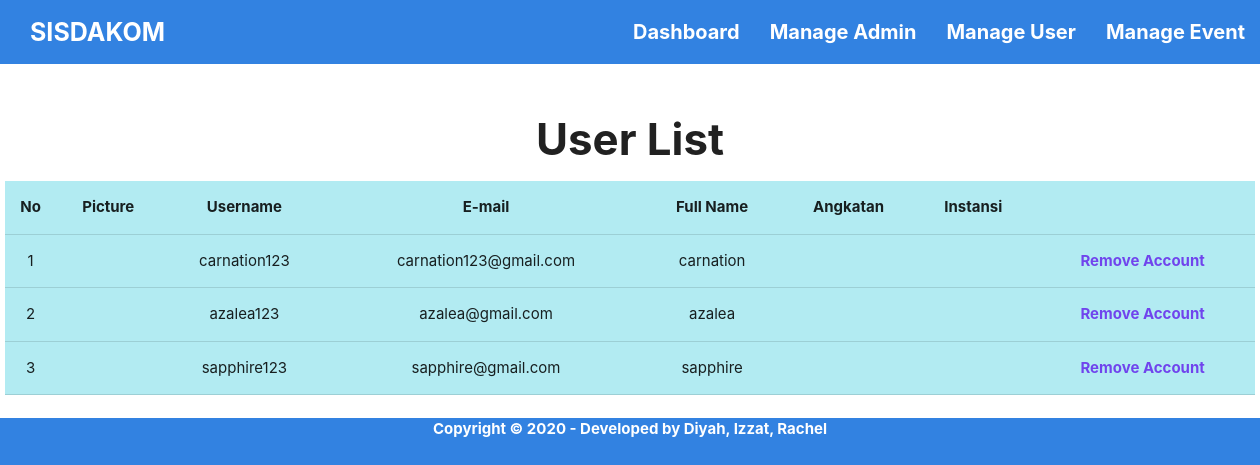
/templates/admin-userlist.php (signed in), run on the app's committed database.
### tables this page shows
CREATE TABLE `user` (
  `id_user` int(11) NOT NULL,
  `user_username` varchar(50) NOT NULL,
  `user_email` varchar(100) NOT NULL,
  `full_name` varchar(100) NOT NULL,
  `instansi` varchar(75) NOT NULL,
  `angkatan` varchar(4) NOT NULL,
  `user_picture` blob NOT NULL,
  `user_password` varchar(300) NOT NULL,
  `phone_number` varchar(15) NOT NULL
);

### templates/functions2.php (called while the page is built, shortened)
<?php
$conn = mysqli_connect("localhost","root","","sisdakom");
function query($query) {
    global $conn;
    $result = mysqli_query($conn, $query);
    $rows = [];
    while( $row = mysqli_fetch_assoc($result) ){
        $rows[] = $row;
    }
    return $rows;
}
?>

### templates/admin-userlist.php (the view, shortened to what this page needs)
<?php
require 'functions2.php';
$users = query("SELECT * FROM user");
?>
<!DOCTYPE html>
<html lang="en">
<head>
    <link rel="stylesheet" href="../static/css/main.css">
    <link rel="stylesheet" href="../static/css//materialize.css">
</head>
<body class="blue">
    <nav class="blue">
        <div class="nav-wrapper">
            <a href="#" class="brand-logo white-text" style="font-size: 25px;"><b>SISDAKOM</b></a>
            <ul id="nav-mobile" class="right hide-on-med-and-down">
                <li><a href="admin-dashboard.php" class="white-text" style="font-size: 20px;"><b>Dashboard</b></a></li>
                <li><a href="admin-list.php" class="white-text" style="font-size: 20px;"><b>Manage Admin</b></a></li>
                <li><a href="admin-userlist.php" class="white-text" style="font-size: 20px;"><b>Manage User</b></a></li>
                <li><a href="admin-manage-event.php" class="white-text" style="font-size: 20px;"><b>Manage Event</b></a></li>
            </ul>
        </div>
    </nav>
    <main class="white">
        <br>
        <div class="container">
            <h3><center><b> User List</b></center></h3>
        </div>
        <center>
        <table class="cyan lighten-4 responsive-table centered" style="width: 1250px;">
            <thead>
              <tr>
                  <th>No</th>
                  <th>Picture</th>
                  <th>Username</th>
                  <th>E-mail</th>
                  <th>Full Name</th>
                  <th>Angkatan</th>
                  <th>Instansi</th>
                  <th></th>
              </tr>
            </thead>
            <tbody>
            <?php $i = 1; ?>
            <?php foreach($users as $row) : ?>
              <tr>
                <td><?= $i; ?></td>
                <td> </td>
                <td><?= $row["user_username"]; ?></td>
                <td><?= $row["user_email"]; ?></td>
                <td><?= $row["full_name"]; ?></td>
                <td><?= $row["angkatan"]; ?></td>
                <td><?= $row["instansi"]; ?></td>
                <td><a class="purple-text" href="#"><b>Remove Account</b></a></td>
              </tr>
            <?php $i++; ?>
            <?php endforeach; ?>
            </tbody>
        </table>
        </center>
        <br>
    </main>
    <footer class="footer-copyright">
        <div class="center">
            <a class="white-text"><b>Copyright © 2020 - Developed by Diyah, Izzat, Rachel</b></a>
        </div>
    </footer>
</body>
</html>

### static/css/main.css (style rules this page uses)
.brand-logo { padding-left: 10px !important; }

### data on the page
user: user_username "carnation123", user_email "carnation123@gmail.com", full_name "carnation"
user: user_username "azalea123", user_email "azalea@gmail.com", full_name "azalea"
user: user_username "sapphire123", user_email "sapphire@gmail.com", full_name "sapphire"
